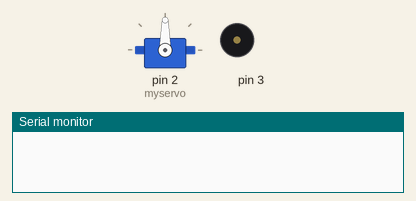
The sketch below on a simulated Arduino Uno, built with avr-gcc and run on an emulated ATmega328P. Shown: servo, buzzer (waves = sounding), the last lines printed to the serial monitor.

Above: at 0.1 s.
At 7.67 s:
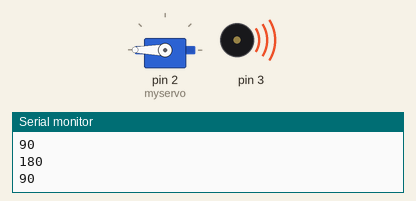
At 19.67 s:
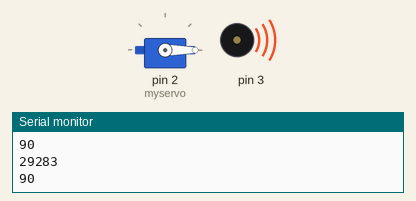
At 38.8 s:
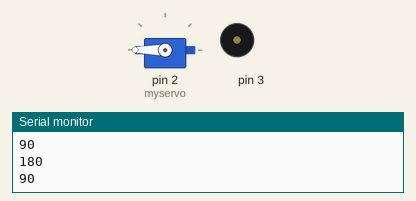
Timing chart, 0 to 40.0 s (numbered marks = the images above):
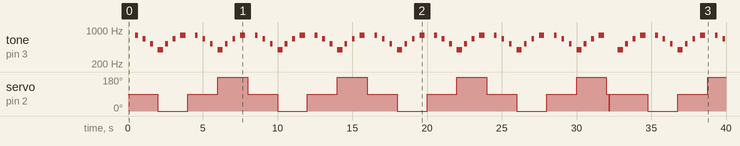

The sketch:

millis_simultaneo.ino
```cpp
#include <Servo.h>
int tiempo_actual;
int tiempo_referenciaS;
int tiempo_referenciaZ;
Servo myservo;
const int posiciones_servo[]={0,90,180,90};
int indice_servo=0;
int indice_zumbador=0;
const int notas[]={784,659,523,392,523,659,784,0};
const int duracion[]={180,180,180,350,180,180,350,180};
void setup() {
  // put your setup code here, to run once:
myservo.attach(2);
tiempo_referenciaS=millis()+2000;
tiempo_referenciaZ=millis()+500;
Serial.begin(9600);
}
void loop() {
  // put your main code here, to run repeatedly:
tiempo_actual=millis();
if(tiempo_referenciaS<=tiempo_actual){
  tiempo_referenciaS=millis()+2000;
  myservo.write(posiciones_servo[indice_servo]);
  indice_servo=indice_servo+1;
  Serial.println(posiciones_servo[indice_servo]);
  if(indice_servo>3){
    indice_servo=0;
  }
}
if(tiempo_referenciaZ<=tiempo_actual){
  tiempo_referenciaZ=millis()+500;
  tone(3,notas[indice_zumbador],duracion[indice_zumbador]);
  indice_zumbador=indice_zumbador+1;
  if(indice_zumbador>7){
    indice_zumbador=0;
  }
}
}
```

Measured:
- by itself, servo on pin 2 (myservo): 90° → 0° at 2.0 s, → 90° 2.0 s later, → 180° 2.0 s later, → 90° 2.0 s later, … (21 changes in this stretch)
- by itself, tone on pin 3: plays 784 Hz for 0.18 s, 659 Hz for 0.18 s, 523 Hz for 0.18 s, 392 Hz for 0.35 s, 523 Hz for 0.18 s, 659 Hz for 0.18 s … (69 notes in this stretch)
